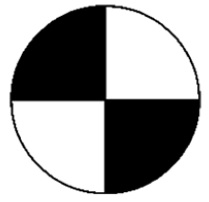
#> input picture ref-point.jpg, 209 x 202 px
$ python lab8_2.py
#> lines starting #> are read from the running program, lines starting #| are printed output that depends on the picture; after the words box and inside, x2 and y2 are one past the last pixel; in counts of white or black regions, pixels touching at a corner belong together
import cv2
import numpy as np

# Загрузка шаблона (метки) и изображения мухи
template = cv2.imread('ref-point.jpg', cv2.IMREAD_GRAYSCALE)
#> template is the input picture: shape (202, 209); min 0, max 255, mean 163.4
fly_img = cv2.imread('fly64.png', cv2.IMREAD_UNCHANGED)  # Загружаем с альфа-каналом
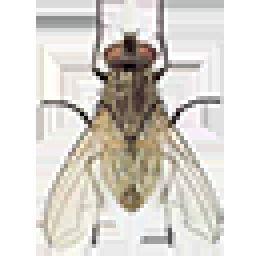
#> input picture fly64.png, 64 x 64 px (shown 4 times larger)
#> fly_img is the input picture: shape (64, 64, 4); mean B, G, R, A 207.7, 213.8, 217.6, 85.9

if template is None:
    print("Ошибка: не удалось загрузить шаблон метки")
    exit()

if fly_img is None:
    print("Ошибка: не удалось загрузить изображение мухи")
    exit()

# Загрузка видео
video_path = 'sample.mp4'
cap = cv2.VideoCapture(video_path)
if not cap.isOpened():
    print("Ошибка: не удалось открыть видео")
    exit()

# Получаем размеры шаблона
w, h = template.shape[::-1]
#> w = 209; h = 202

# Получаем размеры изображения мухи
fly_h, fly_w = fly_img.shape[:2]
#> fly_h = 64; fly_w = 64

# Параметры для метода сопоставления шаблонов
method = cv2.TM_CCOEFF_NORMED
threshold = 0.7  # Порог совпадения

# Состояние отслеживания метки
marker_inside = False
flip_state = False


def overlay_image(background, overlay, pos):
    x, y = pos
    # Вычисляем область наложения
    y1, y2 = max(0, y - fly_h // 2), min(background.shape[0], y + fly_h // 2)
    x1, x2 = max(0, x - fly_w // 2), min(background.shape[1], x + fly_w // 2)

    # Если изображение выходит за границы кадра
    if y1 >= y2 or x1 >= x2:
        return background

    # Обрезаем изображение мухи, если оно выходит за границы
    fly_y1 = max(0, fly_h // 2 - y)
    fly_y2 = fly_h - max(0, (y + fly_h // 2) - background.shape[0])
    fly_x1 = max(0, fly_w // 2 - x)
    fly_x2 = fly_w - max(0, (x + fly_w // 2) - background.shape[1])

    overlay_cropped = overlay[fly_y1:fly_y2, fly_x1:fly_x2]

    # Если есть альфа-канал
    if overlay_cropped.shape[2] == 4:
        alpha = overlay_cropped[:, :, 3] / 255.0
        for c in range(0, 3):
            background[y1:y2, x1:x2, c] = (
                    alpha * overlay_cropped[:, :, c] +
                    (1 - alpha) * background[y1:y2, x1:x2, c]
            )
    else:
        background[y1:y2, x1:x2] = overlay_cropped

    return background


while True:
    ret, frame = cap.read()
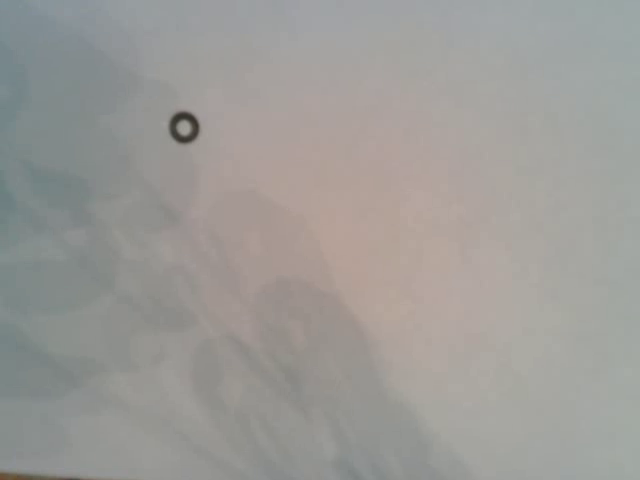
#> input picture frame 38 of sample.mp4, 640 x 480 px
#> frame is the input picture: shape (480, 640, 3); mean B, G, R 151.6, 154.9, 156.5

    if not ret:
        break

    frame_height, frame_width = frame.shape[:2]
#> frame_height = 480; frame_width = 640
    center_x, center_y = frame_width // 2, frame_height // 2
#> center_x = 320; center_y = 240
    square_size = 150
    square_half = square_size // 2

    square_left = center_x - square_half
#> square_left = 245
    square_right = center_x + square_half
#> square_right = 395
    square_top = center_y - square_half
#> square_top = 165
    square_bottom = center_y + square_half
#> square_bottom = 315

    cv2.rectangle(frame, (square_left, square_top),
                  (square_right, square_bottom), (255, 0, 255), 2)
#> frame: shape (480, 640, 3); 0.58% of pixels changed, all inside (x1, y1, x2, y2) = (244, 164, 397, 317)

    gray_frame = cv2.cvtColor(frame, cv2.COLOR_BGR2GRAY)

    thresh = cv2.threshold(gray_frame, 100, 255, cv2.THRESH_BINARY_INV)[1]
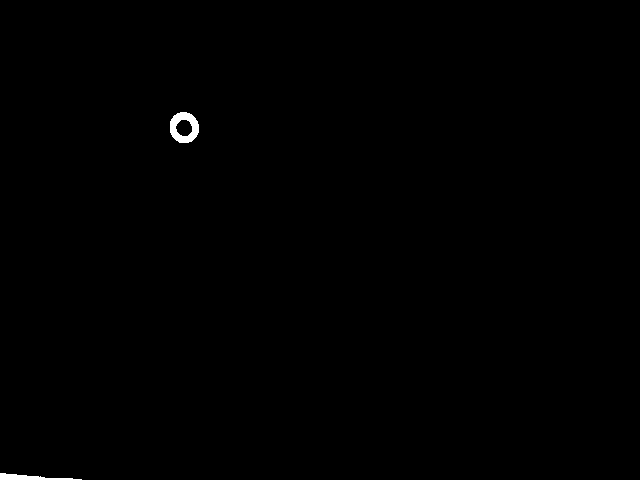
#> thresh: shape (480, 640); 0.27% white; 2 white regions
    thresh = cv2.GaussianBlur(thresh, (5, 5), 0)
    thresh = cv2.erode(thresh, (3, 3))
    thresh = cv2.dilate(thresh, (7, 7))

    res = cv2.matchTemplate(gray_frame, template, method)
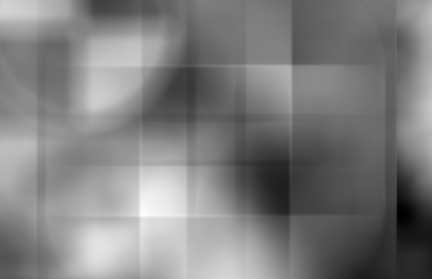
#> res: shape (279, 432) float32; min -0.323, max 0.279, mean -0.0241; drawn with min black and max white
    loc = np.where(res >= threshold)
#> loc = (empty array, empty array)

    contours, _ = cv2.findContours(thresh, cv2.RETR_TREE, cv2.CHAIN_APPROX_SIMPLE)
#> contours = 3 contours; box (x1, y1, x2, y2) and area: (168, 111, 201, 146) 931, (0, 472, 84, 480) 301, (178, 122, 191, 136) 101
    current_marker_inside = False
    marker_pos = None

    if contours:
        contour = max(contours, key=cv2.contourArea)
#> contour = contour of 36 points, box (x1, y1, x2, y2) (168, 111, 201, 146), area 931
        M = cv2.moments(contour)
#> M = moments, m00 931, centre m10/m00, m01/m00 = (183.8, 128.1)
        if M['m00'] != 0:
            cx = int(M['m10'] / M['m00'])
#> cx = 183
            cy = int(M['m01'] / M['m00'])
#> cy = 128
            marker_pos = (cx, cy)
#> marker_pos = (183, 128)

            cv2.circle(frame, (cx, cy), 3, (255, 0, 255), 7)
            cv2.putText(frame, "Target", (cx - 10, cy - 15),
                        cv2.FONT_HERSHEY_SIMPLEX, 0.5, (0, 255, 255), 2)
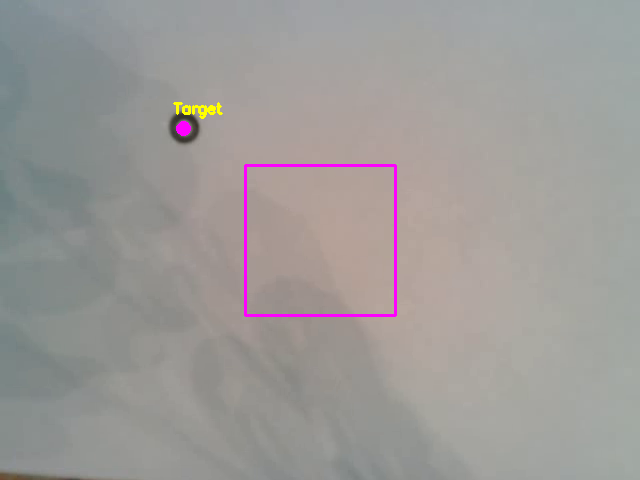
#> frame: shape (480, 640, 3); mean B, G, R 152.1, 154, 157.2

            current_marker_inside = (square_left <= cx <= square_right and
                                     square_top <= cy <= square_bottom)
#> current_marker_inside = False

    if current_marker_inside and not marker_inside:
        flip_state = not flip_state

    marker_inside = current_marker_inside
#> marker_inside = False

    if flip_state:
        frame = cv2.flip(frame, -1)
        # Если кадр перевернут, нужно также перевернуть координаты метки
        if marker_pos:
            marker_pos = (frame_width - marker_pos[0], frame_height - marker_pos[1])

    # Накладываем изображение мухи, если найдена метка
    if marker_pos:
        frame = overlay_image(frame, fly_img, marker_pos)
#> in overlay_image, `x, y = pos`: x = 183; y = 128
#> in overlay_image, `y1, y2 = max(0, y - fly_h // 2), min(background.shape[0], y + fly_h //..`: y1 = 96; y2 = 160
#> in overlay_image, `x1, x2 = max(0, x - fly_w // 2), min(background.shape[1], x + fly_w //..`: x1 = 151; x2 = 215
#> in overlay_image, `fly_y1 = max(0, fly_h // 2 - y)`: fly_y1 = 0
#> in overlay_image, `fly_y2 = fly_h - max(0, (y + fly_h // 2) - background.shape[0])`: fly_y2 = 64
#> in overlay_image, `fly_x1 = max(0, fly_w // 2 - x)`: fly_x1 = 0
#> in overlay_image, `fly_x2 = fly_w - max(0, (x + fly_w // 2) - background.shape[1])`: fly_x2 = 64
#> in overlay_image, `alpha = overlay_cropped[:, :, 3] / 255.0`:
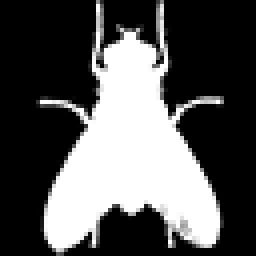
#> alpha: shape (64, 64) float64 (shown 4 times larger); min 0, max 1, mean 0.337

    for pt in zip(*loc[::-1]):
        cv2.rectangle(frame, pt, (pt[0] + w, pt[1] + h), (0, 255, 0), 2)
        cv2.putText(frame, "Marker", (pt[0], pt[1] - 10),
                    cv2.FONT_HERSHEY_SIMPLEX, 0.5, (0, 255, 0), 2)
#> this loop made 0 passes

    cv2.putText(frame, "Flip: " + ("ON" if flip_state else "OFF"), (20, 30),
                cv2.FONT_HERSHEY_SIMPLEX, 0.7, (0, 255, 0), 2)
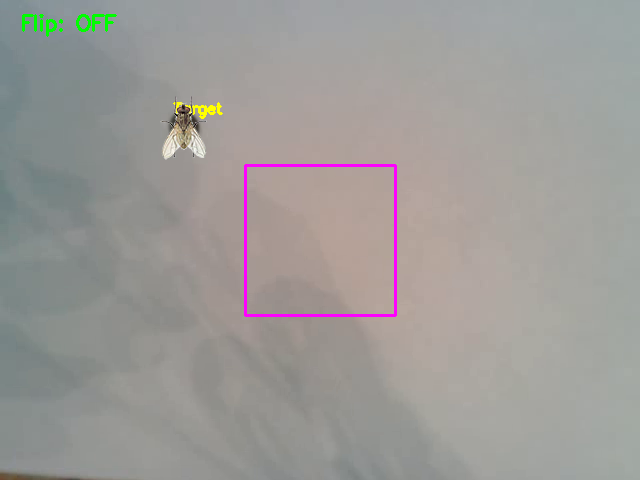
#> frame: shape (480, 640, 3); mean B, G, R 151.9, 154.5, 157

    cv2.imshow('Marker Tracking', thresh)
    cv2.imshow("origin", gray_frame)
    cv2.imshow("cnt", frame)

    if cv2.waitKey(30) & 0xFF == ord('q'):
#> (key q is pressed here)
        break

cap.release()
cv2.destroyAllWindows()
